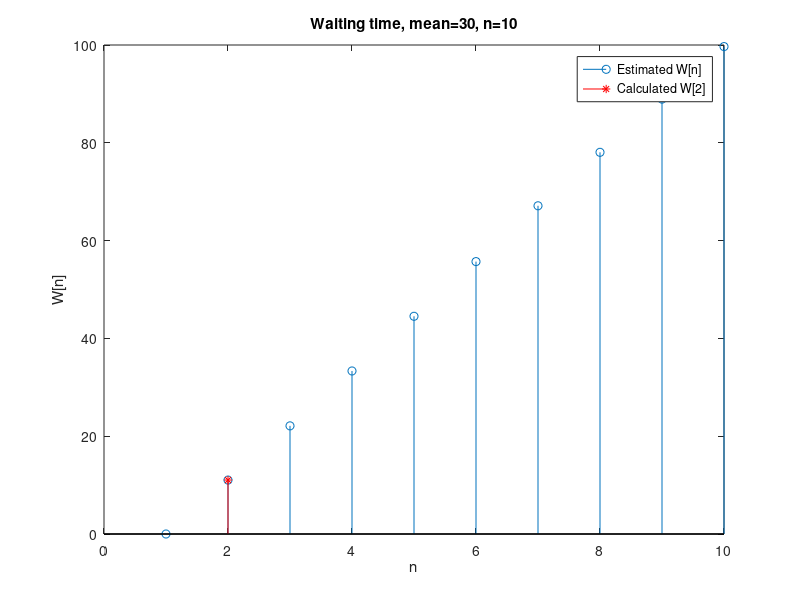

Here is the MATLAB script that generated this plot:
clear
rng(116)
N = 10^4;
mean = 30;
n = 10;
T = exprnd(mean,[n,N]);

W = 0;
T2 = 0;
S = 0;

for i=1:n
    for j=1:N
        if T(i,j)<=30
            T2(i,j)=30;
        else
            T2(i,j)=T(i,j);
        end
        A = 0;
        for k = 1:i
            A = A+T2(k,j);
        end
        S(i,j) = A;
    end
end

for i=2:n
    for j=1:N
        W(i,j) = S(i-1,j)-30*(i-1);
    end
end

for i=1:n
    meanW(i) = sum(W(i,:))/N;
end

meanW
stem(1:n,meanW)
hold on
stem(2,30*exp(-1),'r*')
legend('Estimated W[n]','Calculated W[2]')
xlabel('n')
ylabel('W[n]')
title('Waiting time, mean=30, n=10')
